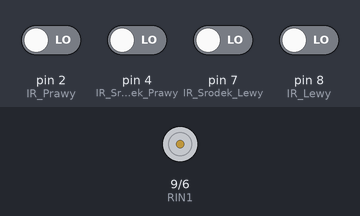
Bench run of a sketch on a simulated Arduino Uno, built with avr-gcc and run on an emulated ATmega328P. Parts: motor-driver pin pairs drawn as motors (green arrow = first pin HIGH = forward, orange = second pin HIGH = backward, longer = more drive). The inputs (shaded band) are chosen by the test bench; at power-on: pin 2 (IR_Prawy), pin 4 (IR_Srodek_Prawy), pin 7 (IR_Srodek_Lewy), pin 8 (IR_Lewy) LOW. What the sketch prints to the serial monitor is not drawn.

Above: at 1.2 s.
1.3 s: pin 2 (IR_Prawy) driven HIGH
At 2.5 s:
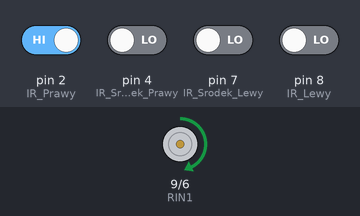
2.8 s: pin 4 (IR_Srodek_Prawy) driven HIGH
At 3.7 s:
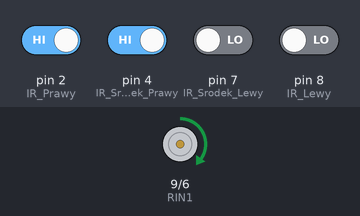
4.3 s: pin 7 (IR_Srodek_Lewy) driven HIGH
At 4.9 s:
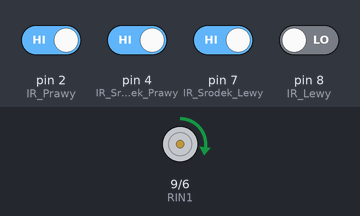
5.8 s: pin 8 (IR_Lewy) driven HIGH
At 7.0 s:
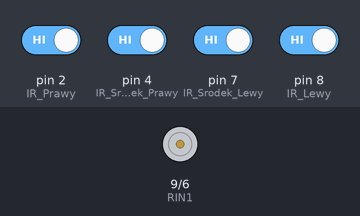
7.3 s: pin 8 (IR_Lewy) driven LOW
At 8.4 s:
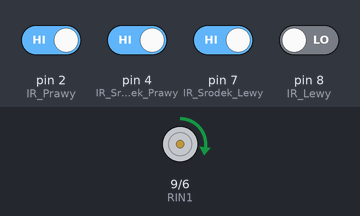
8.8 s: pin 4 (IR_Srodek_Prawy) driven LOW
At 9.5 s:
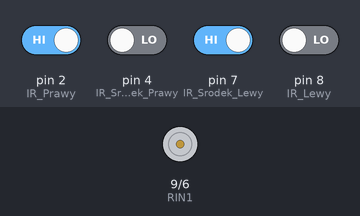
Timing chart, 0 to 11.3 s (numbered marks = the images above; inputs shaded):
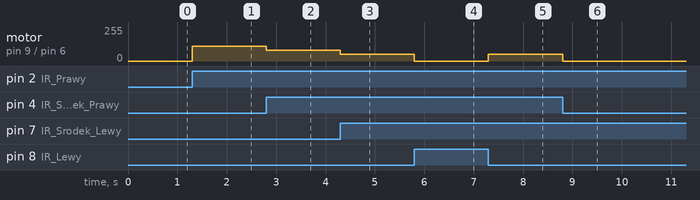

Measured:
- after the input at 1.3 s, motor on pin 9 (RIN1) / pin 6 (RIN2): stopped → forward 110/255 at once
- after the input at 2.8 s, motor on pin 9 (RIN1) / pin 6 (RIN2): forward 110/255 → forward 80/255 at once
- after the input at 4.3 s, motor on pin 9 (RIN1) / pin 6 (RIN2): forward 80/255 → forward 50/255 at once
- after the input at 5.8 s, motor on pin 9 (RIN1) / pin 6 (RIN2): forward 50/255 → stopped at once
- after the input at 7.3 s, motor on pin 9 (RIN1) / pin 6 (RIN2): stopped → forward 50/255 at once
- after the input at 8.8 s, motor on pin 9 (RIN1) / pin 6 (RIN2): forward 50/255 → stopped at once

The sketch:

Robot_Nudel.ino
```cpp
// Piny czujników IR
#define IR_Lewy 8
#define IR_Srodek_Lewy 7
#define IR_Srodek_Prawy 4
#define IR_Prawy 2

// Piny silników
#define LIN1 5
#define LIN2 3
#define RIN1 9
#define RIN2 6

void setup() {
  pinMode(IR_Lewy, INPUT);
  pinMode(IR_Srodek_Lewy, INPUT);
  pinMode(IR_Srodek_Prawy, INPUT);
  pinMode(IR_Prawy, INPUT);

  pinMode(LIN1, OUTPUT);
  pinMode(LIN2, OUTPUT);
  pinMode(RIN1, OUTPUT);
  pinMode(RIN2, OUTPUT);

  digitalWrite(LIN1, LOW);
  digitalWrite(LIN2, LOW);
  digitalWrite(RIN1, LOW);
  digitalWrite(RIN2, LOW);

  Serial.begin(9600);
  Serial.println("Start");
}

void loop() {
  // Algorytm sterowania
  if (digitalRead(IR_Srodek_Prawy) == HIGH && digitalRead(IR_Srodek_Lewy) == HIGH && digitalRead(IR_Prawy) == HIGH && digitalRead(IR_Lewy) == HIGH) {
    stop();
  } else if (digitalRead(IR_Srodek_Prawy) == HIGH && digitalRead(IR_Srodek_Lewy) == HIGH) {
    doPrzodu();
  } else if (digitalRead(IR_Srodek_Prawy) == HIGH) {
    lekkoLewo();
  } else if (digitalRead(IR_Srodek_Lewy) == HIGH) {
    lekkoPrawo();
  } else if (digitalRead(IR_Prawy) == HIGH) {
    lewo();
  } else if (digitalRead(IR_Lewy) == HIGH) {
    prawo();
  } else {
    stop();
  }

}

// Sterowanie
void doPrzodu () {
  analogWrite(LIN1, 50);
  analogWrite(RIN1, 50);
  digitalWrite(LIN2, LOW);
  digitalWrite(RIN2, LOW);
  delay(0);
}

void lekkoPrawo() {
  analogWrite(LIN1, 80);
  analogWrite(RIN1, 0);
  digitalWrite(LIN2, LOW);
  digitalWrite(RIN2, LOW);
  delay(0);
}

void lekkoLewo() {
  analogWrite(LIN1, 0);
  analogWrite(RIN1, 80);
  digitalWrite(LIN2, LOW);
  digitalWrite(RIN2, LOW);
  delay(0);
}

void lewo(){
  analogWrite(LIN2, 100);
  analogWrite(RIN1, 110);
  digitalWrite(LIN1, LOW);
  digitalWrite(RIN2, LOW);
  delay(0);
}

void prawo(){
  analogWrite(LIN1, 110);
  analogWrite(RIN2, 100);
  digitalWrite(LIN2, LOW);
  digitalWrite(RIN1, LOW);
  delay(0);
}

void stop() {
  digitalWrite(LIN1, LOW);
  digitalWrite(LIN2, LOW);
  digitalWrite(RIN1, LOW);
  digitalWrite(RIN2, LOW);

}
```
